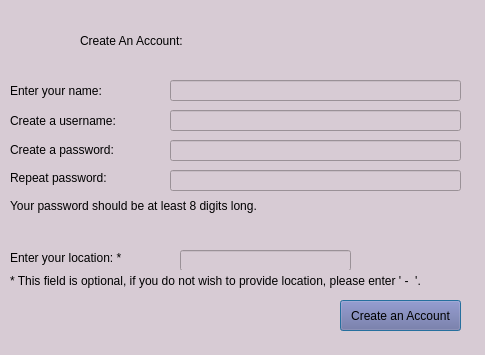
<?xml version="1.0" encoding="UTF-8"?>
<ui version="4.0">
 <class>login</class>
 <widget class="QDialog" name="login">
  <property name="enabled">
   <bool>true</bool>
  </property>
  <property name="geometry">
   <rect>
    <x>0</x>
    <y>0</y>
    <width>485</width>
    <height>355</height>
   </rect>
  </property>
  <property name="minimumSize">
   <size>
    <width>485</width>
    <height>355</height>
   </size>
  </property>
  <property name="maximumSize">
   <size>
    <width>485</width>
    <height>355</height>
   </size>
  </property>
  <property name="baseSize">
   <size>
    <width>485</width>
    <height>355</height>
   </size>
  </property>
  <property name="windowTitle">
   <string>Dialog</string>
  </property>
  <property name="styleSheet">
   <string notr="true">background-color: rgb(215, 203, 212)
</string>
  </property>
  <widget class="QLabel" name="signinLabel">
   <property name="geometry">
    <rect>
     <x>80</x>
     <y>10</y>
     <width>331</width>
     <height>61</height>
    </rect>
   </property>
   <property name="styleSheet">
    <string notr="true">color: rgb(0, 0, 0);
font: 75 28pt &quot;Rockwell&quot;;</string>
   </property>
   <property name="text">
    <string>Create An Account:</string>
   </property>
  </widget>
  <widget class="QLabel" name="usernameLabel">
   <property name="geometry">
    <rect>
     <x>10</x>
     <y>80</y>
     <width>171</width>
     <height>21</height>
    </rect>
   </property>
   <property name="styleSheet">
    <string notr="true">font: 75 13pt &quot;Rockwell&quot;;
color: rgb(0, 0, 0)</string>
   </property>
   <property name="text">
    <string>Enter your name:</string>
   </property>
  </widget>
  <widget class="QLabel" name="passwordLabel">
   <property name="geometry">
    <rect>
     <x>10</x>
     <y>142</y>
     <width>171</width>
     <height>16</height>
    </rect>
   </property>
   <property name="styleSheet">
    <string notr="true">font: 75 13pt &quot;Rockwell&quot;;
color:rgb(0, 0, 0)</string>
   </property>
   <property name="text">
    <string>Create a password:</string>
   </property>
  </widget>
  <widget class="QLineEdit" name="name">
   <property name="geometry">
    <rect>
     <x>170</x>
     <y>80</y>
     <width>291</width>
     <height>21</height>
    </rect>
   </property>
   <property name="styleSheet">
    <string notr="true">color: rgb(0, 0, 0);
font: 75 10pt &quot;Rockwell&quot;;</string>
   </property>
   <property name="text">
    <string/>
   </property>
  </widget>
  <widget class="QLineEdit" name="password">
   <property name="geometry">
    <rect>
     <x>170</x>
     <y>140</y>
     <width>291</width>
     <height>21</height>
    </rect>
   </property>
   <property name="styleSheet">
    <string notr="true">color: rgb(0, 0, 0);
font: 75 10pt &quot;Rockwell&quot;;</string>
   </property>
   <property name="text">
    <string/>
   </property>
  </widget>
  <widget class="QPushButton" name="createAccButton">
   <property name="geometry">
    <rect>
     <x>340</x>
     <y>300</y>
     <width>121</width>
     <height>31</height>
    </rect>
   </property>
   <property name="styleSheet">
    <string notr="true">background-color: rgb(111, 108, 158);
font: 75 10pt &quot;Rockwell&quot;;
</string>
   </property>
   <property name="text">
    <string>Create an Account</string>
   </property>
  </widget>
  <widget class="QLabel" name="usernameLabel_2">
   <property name="geometry">
    <rect>
     <x>10</x>
     <y>110</y>
     <width>171</width>
     <height>21</height>
    </rect>
   </property>
   <property name="styleSheet">
    <string notr="true">font: 75 13pt &quot;Rockwell&quot;;
color: rgb(0, 0, 0)</string>
   </property>
   <property name="text">
    <string>Create a username:</string>
   </property>
  </widget>
  <widget class="QLineEdit" name="username">
   <property name="geometry">
    <rect>
     <x>170</x>
     <y>110</y>
     <width>291</width>
     <height>21</height>
    </rect>
   </property>
   <property name="styleSheet">
    <string notr="true">color: rgb(0, 0, 0);
font: 75 10pt &quot;Rockwell&quot;;</string>
   </property>
   <property name="text">
    <string/>
   </property>
  </widget>
  <widget class="QLabel" name="passwordLabel_2">
   <property name="geometry">
    <rect>
     <x>10</x>
     <y>170</y>
     <width>171</width>
     <height>16</height>
    </rect>
   </property>
   <property name="styleSheet">
    <string notr="true">font: 75 13pt &quot;Rockwell&quot;;
color:rgb(0, 0, 0)</string>
   </property>
   <property name="text">
    <string>Repeat password:</string>
   </property>
  </widget>
  <widget class="QLineEdit" name="passwordConfirm">
   <property name="geometry">
    <rect>
     <x>170</x>
     <y>170</y>
     <width>291</width>
     <height>21</height>
    </rect>
   </property>
   <property name="styleSheet">
    <string notr="true">color: rgb(0, 0, 0);
font: 75 10pt &quot;Rockwell&quot;;</string>
   </property>
   <property name="text">
    <string/>
   </property>
  </widget>
  <widget class="QLabel" name="location_2">
   <property name="geometry">
    <rect>
     <x>10</x>
     <y>250</y>
     <width>171</width>
     <height>16</height>
    </rect>
   </property>
   <property name="styleSheet">
    <string notr="true">font: 75 13pt &quot;Rockwell&quot;;
color:rgb(0, 0, 0)</string>
   </property>
   <property name="text">
    <string>Enter your location: *</string>
   </property>
  </widget>
  <widget class="QLineEdit" name="location">
   <property name="geometry">
    <rect>
     <x>180</x>
     <y>250</y>
     <width>171</width>
     <height>21</height>
    </rect>
   </property>
   <property name="styleSheet">
    <string notr="true">color: rgb(0, 0, 0);
font: 75 10pt &quot;Rockwell&quot;;</string>
   </property>
   <property name="text">
    <string/>
   </property>
  </widget>
  <widget class="QLabel" name="label">
   <property name="geometry">
    <rect>
     <x>10</x>
     <y>196</y>
     <width>381</width>
     <height>20</height>
    </rect>
   </property>
   <property name="text">
    <string>Your password should be at least 8 digits long.</string>
   </property>
  </widget>
  <widget class="QLabel" name="label_2">
   <property name="geometry">
    <rect>
     <x>10</x>
     <y>270</y>
     <width>411</width>
     <height>21</height>
    </rect>
   </property>
   <property name="text">
    <string>* This field is optional, if you do not wish to provide location, please enter ' -  '. </string>
   </property>
  </widget>
  <widget class="QLabel" name="error">
   <property name="geometry">
    <rect>
     <x>10</x>
     <y>220</y>
     <width>311</width>
     <height>16</height>
    </rect>
   </property>
   <property name="styleSheet">
    <string notr="true">color: rgb(255, 0, 0);
font: 75 8pt &quot;MS Shell Dlg 2&quot;;</string>
   </property>
   <property name="text">
    <string/>
   </property>
  </widget>
 </widget>
 <resources/>
 <connections/>
</ui>
